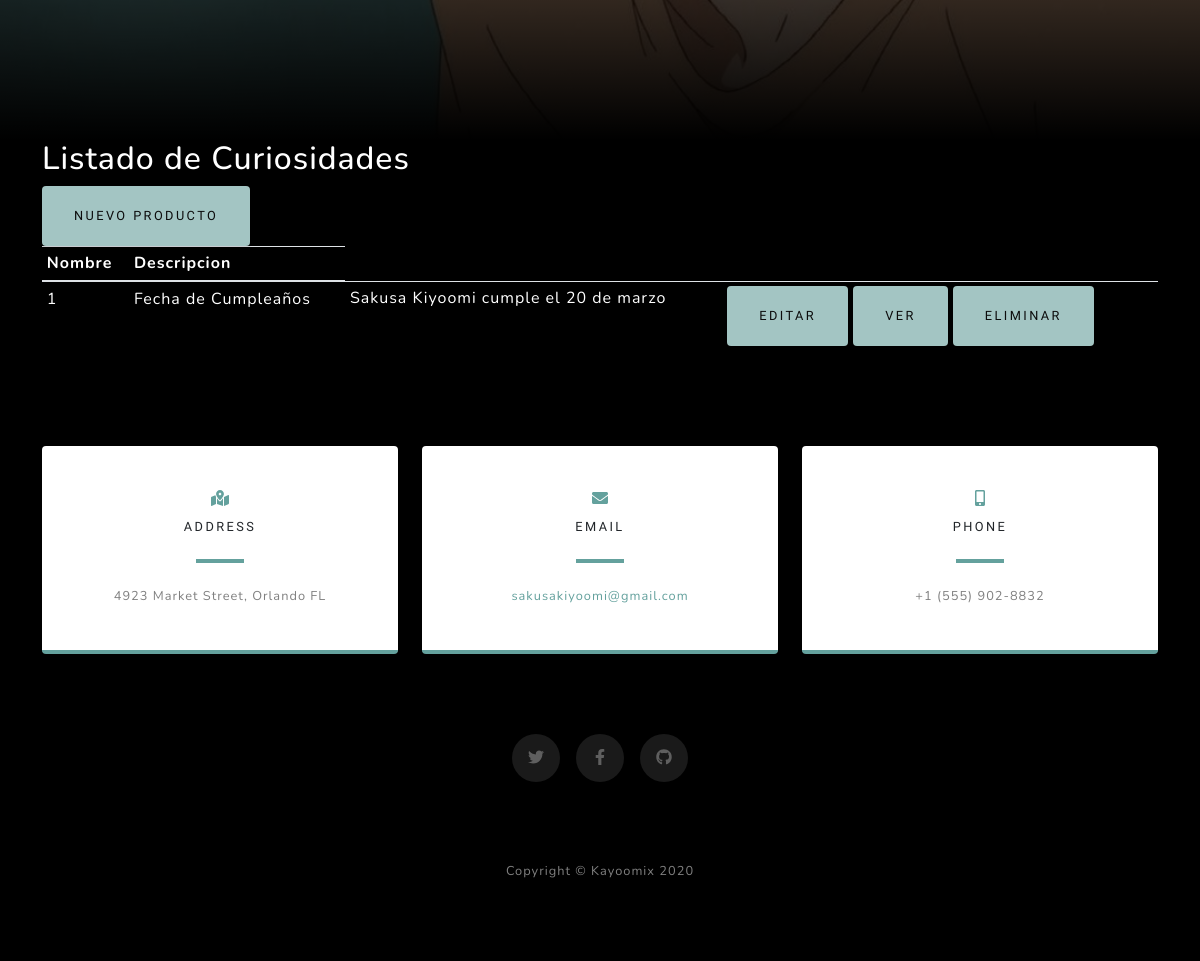
The app's page /curiosidad/ (lower part), older data.
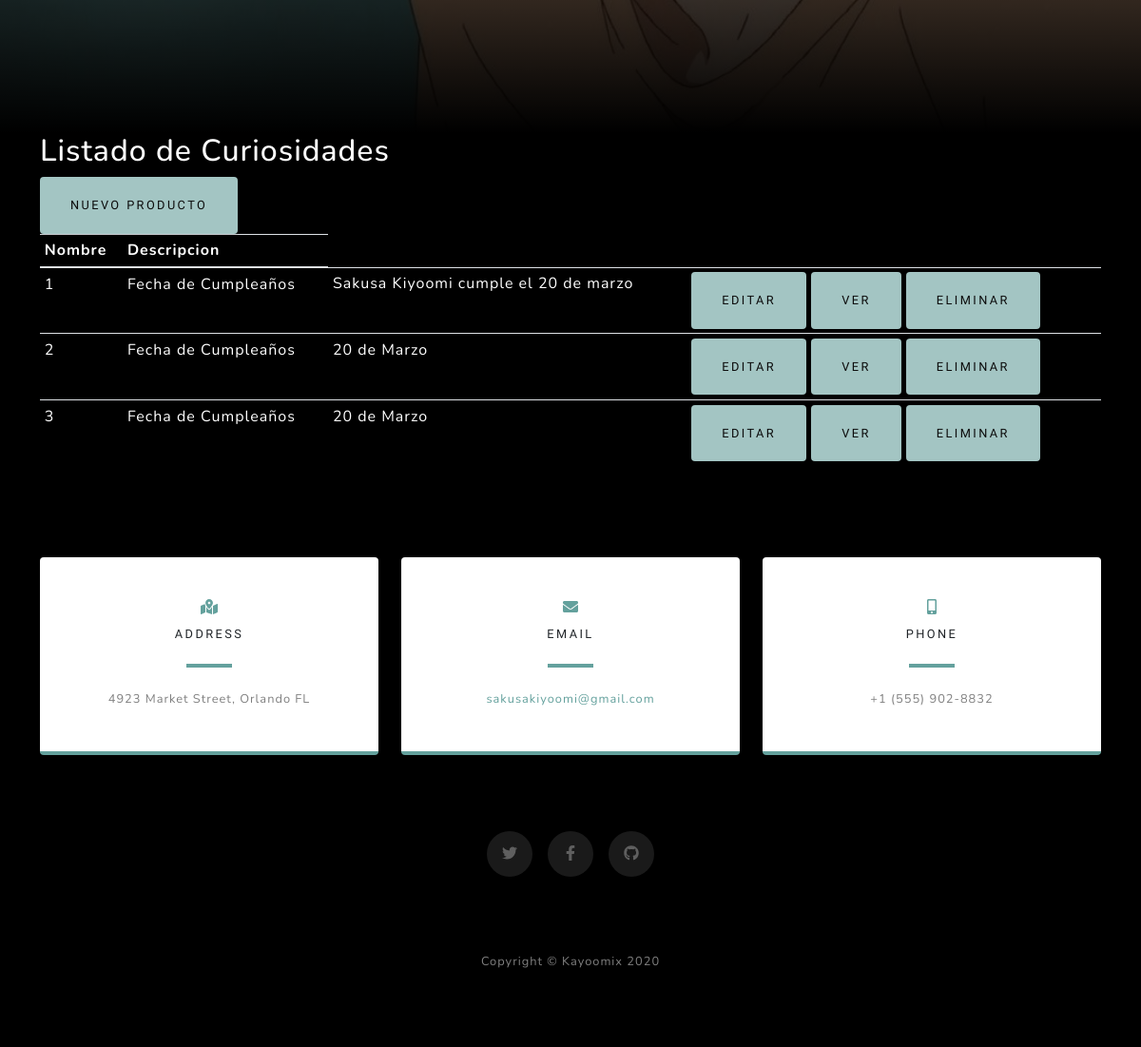
The same page, newer data.
### pagoomi/models.py (models this page shows, shortened)
class Curiosidad(models.Model):
    iden = models.AutoField(primary_key=True)
    name = models.CharField(max_length=200)
    description = models.TextField(max_length=1000)

### pagoomi/views.py (the view)
# urls.py: path('curiosidad/', views.CuriosidadListView.as_view(), name='curiosidad'),
class CuriosidadListView(generic.ListView):
    model = Curiosidad
    paginate_by = 30

### pagoomi/templates/pagoomi/curiosidad_list.html (shortened to what this page needs)
{% extends "base_generic.html" %}
{% block content%}
    <header class="masthead">
        <div class="container d-flex h-100 align-items-center">
        </div>
    </header>
    <section class="page-section bg-black">
        <div class="container font_form text-white">
        <h2>Listado de Curiosidades</h2>
        <a class="btn btn-primary" href="{% url 'curiosidad_create' %}" role="button">Nuevo Producto</a>
        <div class="table-responsive text-white">
            <table class="table table-striped table-sm text-white">
                <thead>
                <tr>
                    <th>Nombre</th>
                    <th>Descripcion</th>
                </tr>
                </thead>
                <tbody>
                {% for curiosidad in curiosidad_list %}
                <tr>
                    <td>{{curiosidad.iden}}</td>
                    <td>{{curiosidad.name}}</td>
                    <td>{{curiosidad.description}}</td>
                    <td>
                        <a class="btn btn-primary" href="{{curiosidad.iden}}/update" role="button">Editar</a>
                        <a class="btn btn-primary" href="{{curiosidad.iden}}" role="button">Ver</a>
                        <a class="btn btn-primary" href="{{curiosidad.iden}}/delete" role="button">Eliminar</a>
                    </td>
                </tr>
                {% endfor %}
                </tbody>
            </table>
            </div>
        </div>
    </section>
{% endblock %}

### pagoomi/templates/base_generic.html (shortened to what this page needs)
<!DOCTYPE html>
<html lang="es">
    <head>
        {% load static %}
        <link href="https://cdnjs.cloudflare.com/ajax/libs/magnific-popup.js/1.1.0/magnific-popup.min.css" rel="stylesheet" />
        {% load static %}
        <link href="{% static 'css/styles.css' %}" rel="stylesheet" />
        <link href="{% static 'css/valida.css' %}" rel="stylesheet" />
    </head>
    <body id="page-top">
        {% block content %}{% endblock %}
        <section class="contact-section bg-black">
            <div class="container">
                <div class="row">
                    <div class="col-md-4 mb-3 mb-md-0">
                        <div class="card py-4 h-100">
                            <div class="card-body text-center">
                                <i class="fas fa-map-marked-alt text-primary mb-2"></i>
                                <h4 class="text-uppercase m-0">Address</h4>
                                <hr class="my-4" />
                                <div class="small text-black-50">4923 Market Street, Orlando FL</div>
                            </div>
                        </div>
                    </div>
                    <div class="col-md-4 mb-3 mb-md-0">
                        <div class="card py-4 h-100">
                            <div class="card-body text-center">
                                <i class="fas fa-envelope text-primary mb-2"></i>
                                <h4 class="text-uppercase m-0">Email</h4>
                                <hr class="my-4" />
                                <div class="small text-black-50"><a href="#!">sakusakiyoomi@gmail.com</a></div>
                            </div>
                        </div>
                    </div>
                    <div class="col-md-4 mb-3 mb-md-0">
                        <div class="card py-4 h-100">
                            <div class="card-body text-center">
                                <i class="fas fa-mobile-alt text-primary mb-2"></i>
                                <h4 class="text-uppercase m-0">Phone</h4>
                                <hr class="my-4" />
                                <div class="small text-black-50">+1 (555) 902-8832</div>
                            </div>
                        </div>
                    </div>
                </div>
                <div class="social d-flex justify-content-center">
                    <a class="mx-2" href="https://twitter.com/home"><i class="fab fa-twitter"></i></a>
                    <a class="mx-2" href="#!"><i class="fab fa-facebook-f"></i></a>
                    <a class="mx-2" href="https://github.com/maruizr"><i class="fab fa-github"></i></a>
                </div>
            </div>
        </section>
        {% block footer %}
        <footer class="footer bg-black small text-center text-white-50"><div class="container">Copyright © Kayoomix 2020</div></footer>
        {% endblock %}
        {% load static %}
        {% load static %}
    </body>
</html>

Row changes from the older to the newer data that the page shows:
added Curiosidad: iden "2", name "Fecha de Cumpleaños", description "20 de Marzo"
added Curiosidad: iden "3", name "Fecha de Cumpleaños", description "20 de Marzo"
